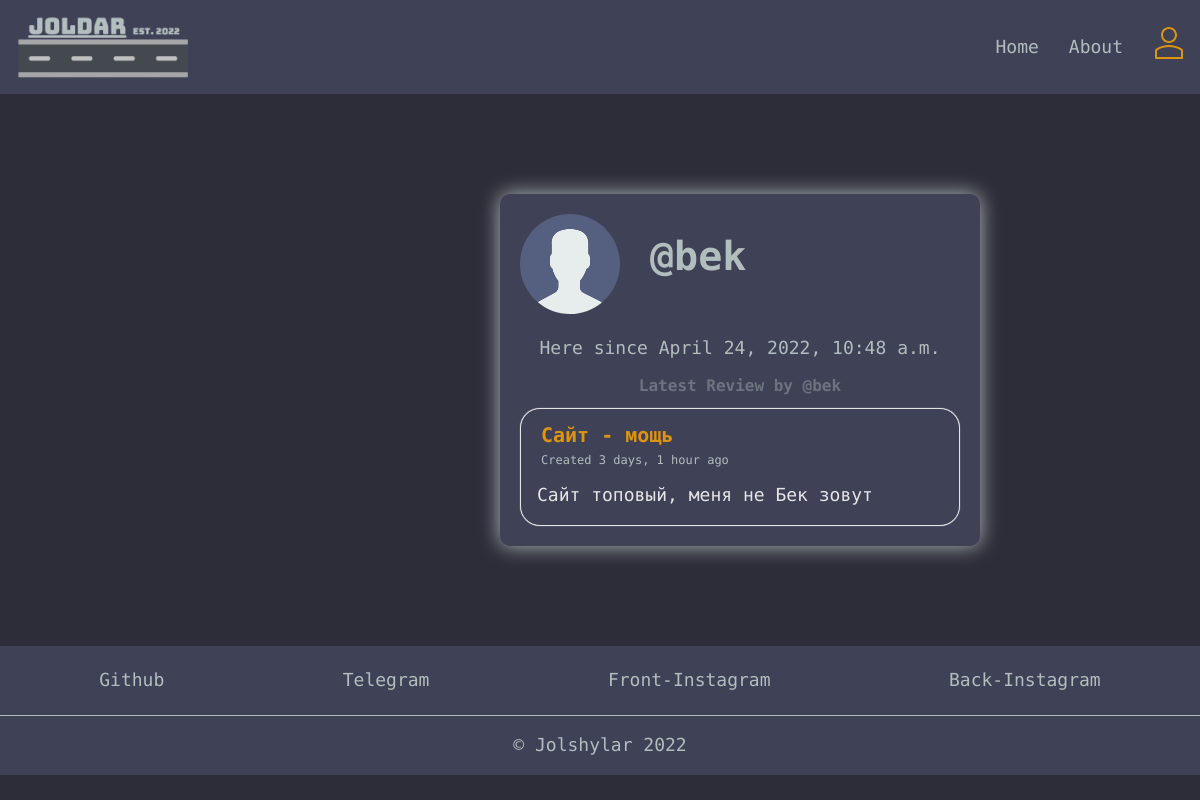
Before: /profile/2/ with the older database file.
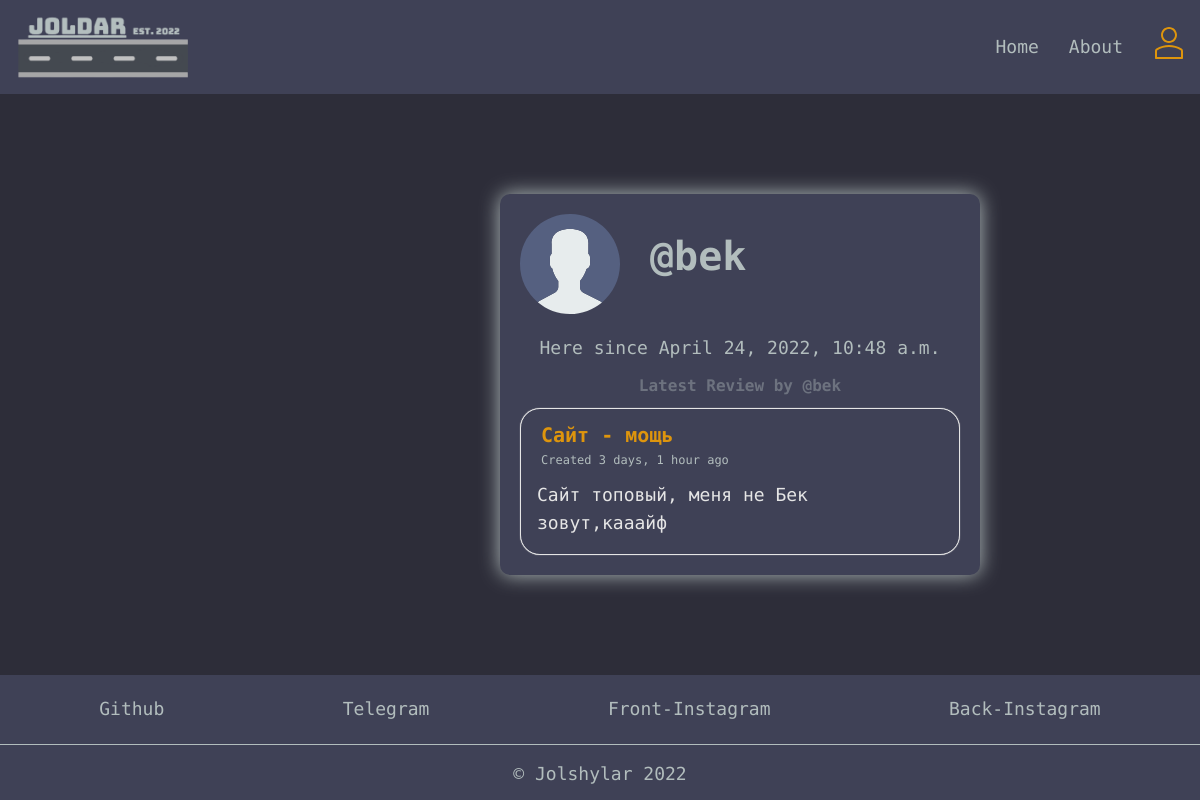
After: the same page with the newer database file.
### base/models.py (models this page shows, shortened)
class Review(models.Model):
    title = models.CharField(max_length=200)
    summary = models.CharField(max_length=200)
    body = models.TextField()
    author = models.ForeignKey(User, on_delete=models.CASCADE)
    created = models.DateTimeField(auto_now_add=True)
    updated = models.DateTimeField(auto_now=True)
    class Meta:
        ordering = ['-updated', '-created']
    def short_content(self):
        return f'{self.body[0:200]}' + '...' if len(self.body) > 200 else self.body

### base/views.py (the view)
# urls.py: path('profile/<str:pk>/', views.user_profile, name='profile'),
def user_profile(request, pk):
    user = User.objects.get(id=pk)
    latest_review = user.review_set.first()
    review_comments = user.comment_set.all()[0:2]
    context = {
        'user': user,
        'latest_review': latest_review,
        'review_comments': review_comments,
    }
    return render(request, 'base/profile.html', context)

### base/templatetags/base_extras.py (called while the page is built)
@register.filter
def convert_markdown(text):
    return markdown.markdown(text, extensions=['markdown.extensions.fenced_code'])

### base/templates/base/profile.html (shortened to what this page needs)
{% extends 'base.html' %}
{% load static %}
{% load base_extras %}
{% block content %}
<main class="profile-page layout layout--3">
  <div class="container">
   <div class="layout__box">
    <div class="reviewList">
      <div class="profile">
        <div class="profile__info">
          <div class="avatar avatar--large active">
            <img src="{% static 'images/avatar.svg' %}" height="100px" class="profile-img"/>
            <div>
              <h1 class="profile-name">@{{user.username}}</h1>
            </div>
          </div>
          <p class="date">Here since {{ user.date_joined }}</p>
          <div class="reviewList__header">
            {% if latest_review %}
            <div>
              <h2 class="about-user">Latest Review by @{{user.username}}</h2>
            </div>
            <div class="review__box scroll">
              <div class="review__header scroll">
                <div class="review__info">
                  <h3><a href="{% url 'review' latest_review.id %}">{{latest_review.title}} - {{latest_review.summary}}</a></h3>
                  <div class="paragraph-wrapper">
                    <p>Created {{latest_review.created | timesince}} ago</p>
                  </div>
                </div>
              </div>
              <div class="review__conversation">
                <div class="threads scroll">
                  <div class="thread">
                    <div class="thread__details">
                      {{ latest_review.short_content | convert_markdown | safe }}
                    </div>
                  </div>
                </div>
              </div>
            </div>
            {% else %}
            <div>
              <h2 class="about-user">User has no reviews yet</h2>
            </div>
            {% endif %}
          </div>
        </div>
      </div>
    </div>
  </div>
  </div>
</main>
{% endblock content %}

Changed rows visible on the page:
changed Review "Сайт": short_content|convert_markdown "Сайт топовый, меня не Бек зовут" → "Сайт топовый, меня не Бек зовут,кааайф"
